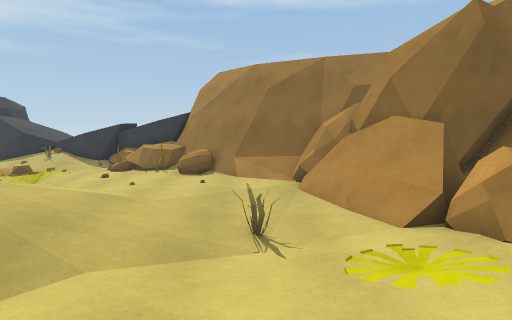
[1] (above)

19 first-person views from a walk through a Unity game level. The camera is 1.3 m above the floor, tilts 4° down and sees 80° across. The floor is counted in squares, 1 m on a side. Each view is taken from the middle of a square. On the plan, view 1 faces up. The plan holds only what a view shows up to about 14 squares ahead; the rest is blank. The place goes on beyond the plan. The player character is not drawn.

[2]
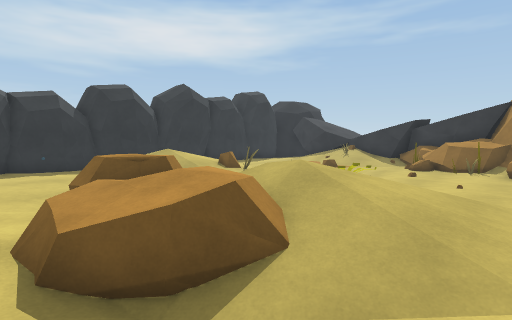

[3]
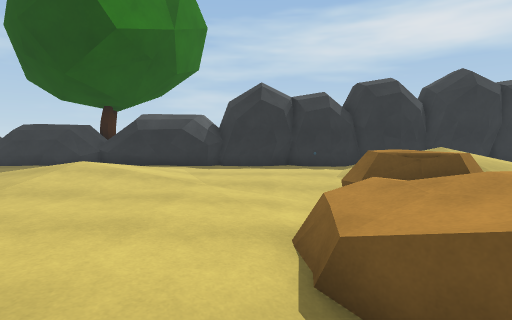

[4]
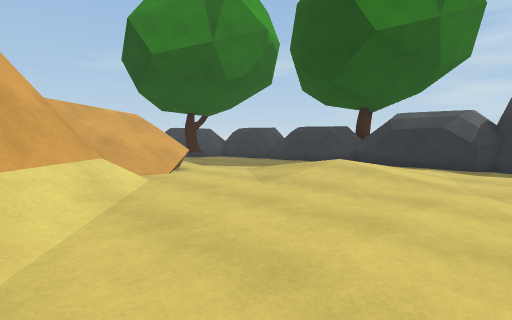

[5]
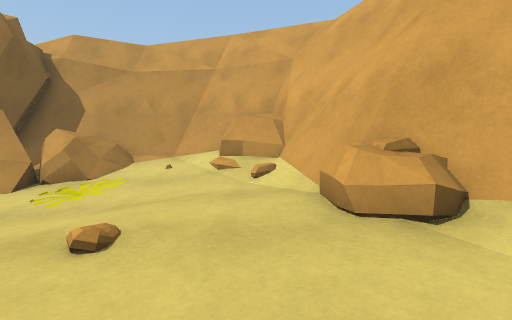

[6]
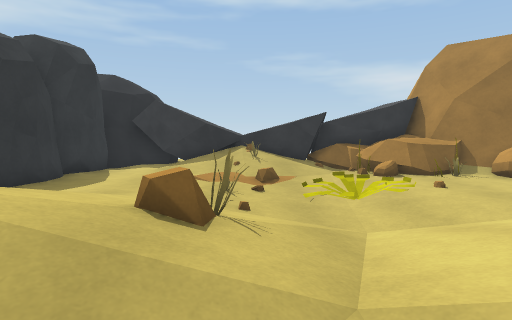

[7]
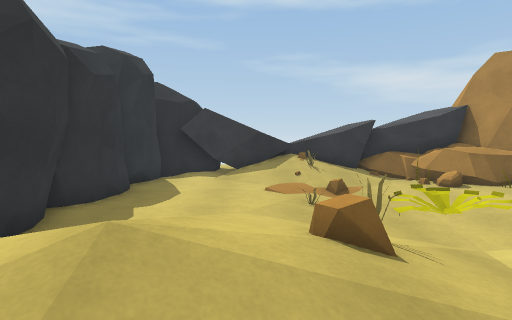

[8]
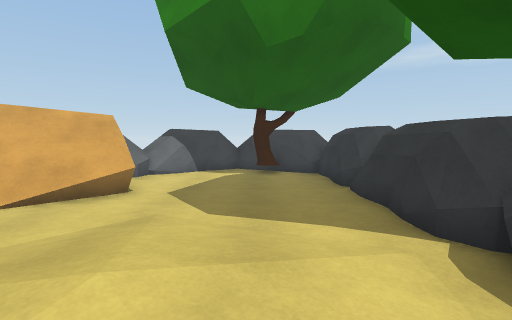

[9]
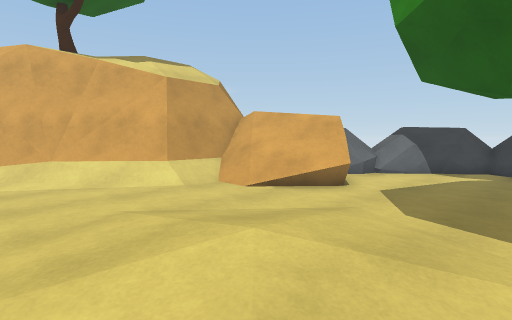

[10]
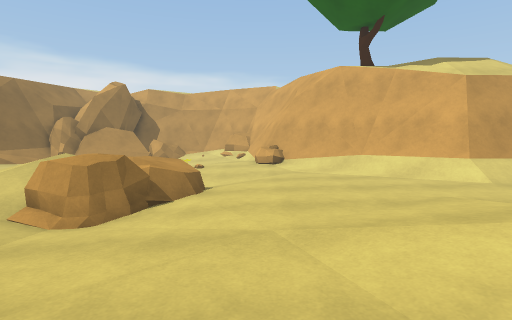

[11]
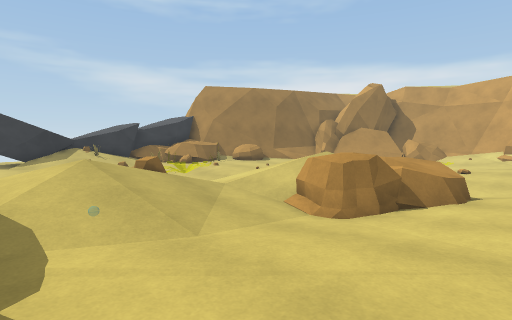

[12]
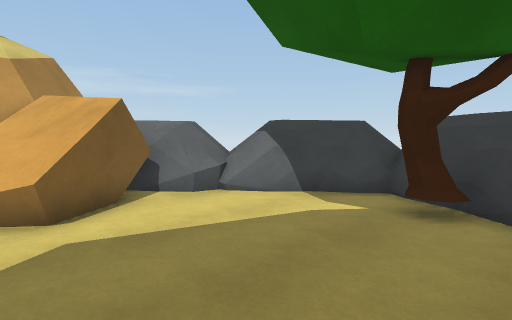

[13]
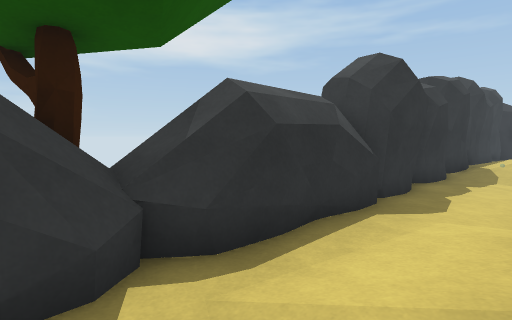

[14]
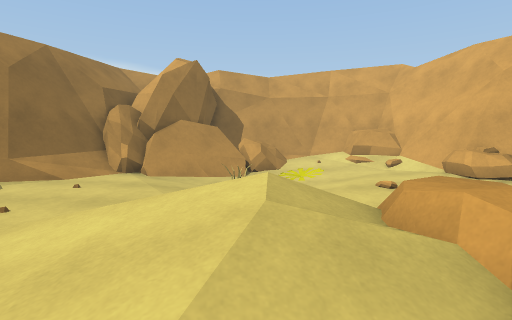

[15]
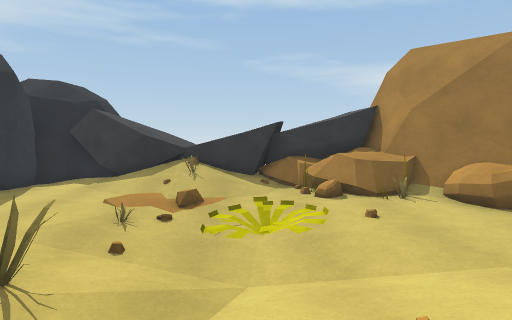

[16]
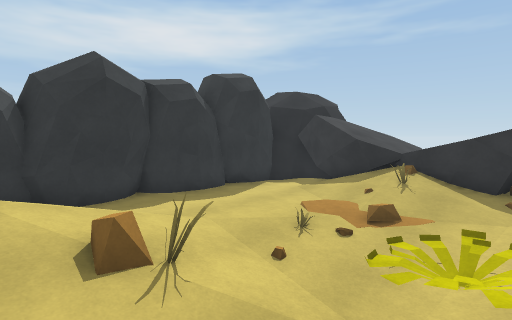

[17]
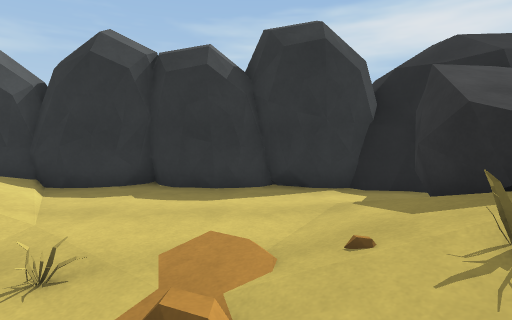

[18]
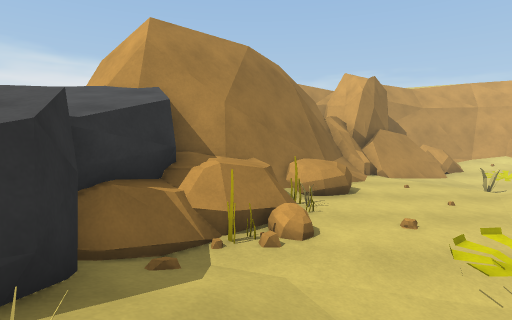

[19]
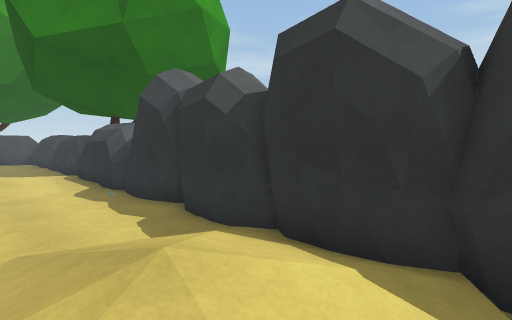

### Floor plan
Key: @ floor where view 1 was taken; # wall or solid block; . main floor; : floor 0.25 m higher than the main floor; - floor 0.25 m lower than the main floor; + floor 0.5 m higher than the main floor; _ floor 0.5 m lower than the main floor; * floor 0.75 m higher than the main floor; / step, stairs or slope; = window, fence, low wall or low ledge; R rock; P plant; O other object.
Columns run from 18 left of view 1 to 7 right of it. Each row starts with its distance up from view 1.
 18 RRRRRRR     RRR
 17 RRRRRRR    RRR#
 16   RRRRRR  RRRR##
 15   R..///O///RR##
 14   R.../////.RRR##
 13  RR.....//-..OOR###
 12   R...../----..RR####
 11    ....O--_---..R/=###
 10  RR....-/__P--....//RRRR
  9  RR../////__---.....RRRR R
  8  RR////O/-///.....--/ RRRR
  7  RR////O.-//////----/ RR##
  6  RR//*/////////.--O_/ RR##
  5   R/////-///*++:.-__-RRR#
  4  RR/////-////////___--R=#
  3  RR..//-_RRR ///----P../#
  2   R. ---_RRRRR/------.:=#
  1  RR...----/RRR_--..../R##
  0  RR....-------_--.@./RRRR
 -1  RR.....--------..R####R
 -2  RR..........---.=R###
 -3  RR............./###
 -4  RR..:::......./##
 -5  RR..::::...../=##
 -6  RR..:::...../=##
 -7 #RR........./=##
 -8  RR........./###
 -9  RR.......///##
-10  RR......////##
-11   R.....==///=##
-12  RR......//// ###
-13  RR.......#R   ##
-14  RR.......R     =
-15   R......R
-16   RR##..RRR
-17   RRRRRRRR
-18     RRRR

Positions as (right, up) in squares from view 1, and headings:
1: (0, 0), facing up
2: (-2, 0), facing up-left
3: (-3, 0), facing left
4: (-3, 0), facing down-left
5: (-4, 0), facing right
6: (-10, 4), facing up
7: (-12, 4), facing up
8: (-13, -3), facing down
9: (-14, -3), facing down-right
10: (-15, -1), facing right
11: (-15, -1), facing up-right
12: (-15, -10), facing down-right
13: (-13, -8), facing up-left
14: (-9, 5), facing right
15: (-8, 5), facing up
16: (-7, 6), facing up-left
17: (-8, 13), facing left
18: (-11, 14), facing right
19: (-12, 8), facing down-left
